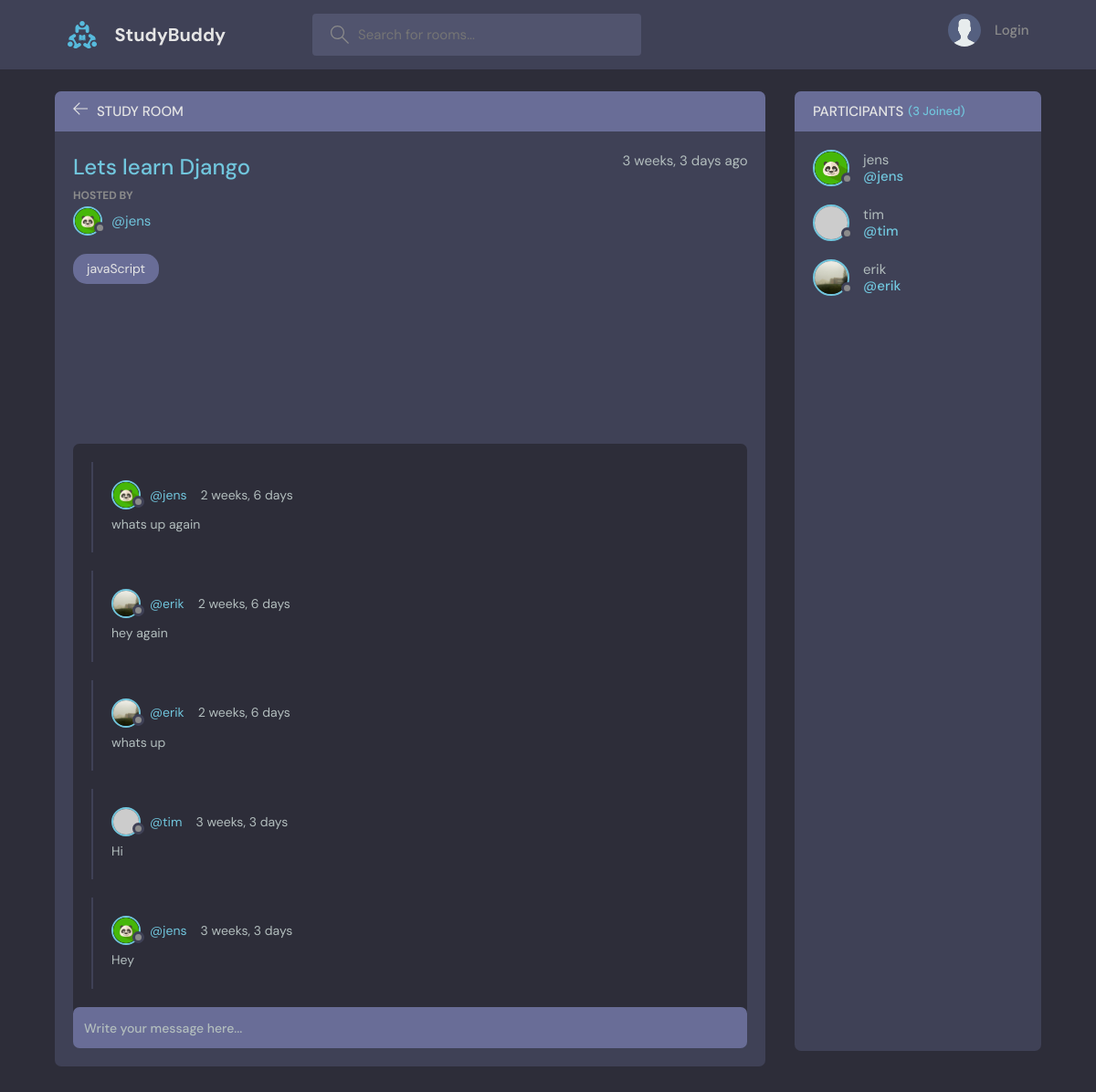
The page /room/1/ on the database its author committed.
### base/models.py (models this page shows, shortened)
class Room(models.Model):
    host = models.ForeignKey(User, on_delete=models.SET_NULL, null=True)
    topic = models.ForeignKey(Topic, on_delete=models.SET_NULL, null=True)
    name = models.CharField(max_length=200) # Navn på rommet
    description = models.TextField(null=True, blank=True) # Beskrivelse av rommet
    participants = models.ManyToManyField(User, related_name='participants', blank=True)
    updated = models.DateTimeField(auto_now=True) # Når rommet ble oppdatert
    created = models.DateTimeField(auto_now_add=True) # Når rommet ble opprettet
    class Meta:
        ordering = ['-updated', '-created']

class Profile(models.Model):
    user = models.OneToOneField(User, on_delete=models.CASCADE)
    bio = models.TextField(blank=True, null=True)
    profile_image = models.ImageField(upload_to='profile_images/', blank=True, null=True)

class Topic(models.Model):
    name = models.CharField(max_length=200)
    def __str__(self):
        return self.name

class Message(models.Model):
    user = models.ForeignKey(User, on_delete=models.CASCADE) # Brukeren som sendte meldingen
    room = models.ForeignKey(Room, on_delete=models.CASCADE) # Rommet meldingen ble sendt i
    body = models.TextField() # Innholdet i meldingen
    updated = models.DateTimeField(auto_now=True) # Når meldingen ble oppdatert
    created = models.DateTimeField(auto_now_add=True) # Når meldingen ble opprettet
    class Meta:
        ordering = ['-updated', '-created']

### base/views.py (the view, shortened to what this page needs)
# urls.py: path('room/<str:pk>/', views.room, name="room"),
def room(request, pk):
    room = Room.objects.get(id=pk)
    room_messages = room.message_set.all()
    participants = room.participants.all()
    context = {'room':room, 'room_messages': room_messages, 'participants': participants}
    return render(request, 'base/room.html', context)

### base/templates/base/room.html (shortened to what this page needs)
{% extends 'main.html' %}
{% block content %}
<main class="profile-page layout layout--2">
  <div class="container">
    <div class="room">
      <div class="room__top">
        <div class="room__topLeft">
          <a href="{{request.META.HTTP_REFERER}}">
            <svg version="1.1" xmlns="http://www.w3.org/2000/svg" width="32" height="32" viewBox="0 0 32 32">
              <title>arrow-left</title>
              <path
                d="M13.723 2.286l-13.723 13.714 13.719 13.714 1.616-1.611-10.96-10.96h27.625v-2.286h-27.625l10.965-10.965-1.616-1.607z"
              ></path>
            </svg>
          </a>
          <h3>Study Room</h3>
        </div>
      </div>
      <div class="room__box scroll">
        <div class="room__header scroll">
          <div class="room__info">
            <h3>{{room.name}}</h3>
            <span>{{room.created|timesince}} ago</span>
          </div>
          <div class="room__hosted">
            <p>Hosted By</p>
            <a href="{% url 'user-profile' room.host.id %}" class="room__author">
              <div class="avatar avatar--small">
                {% if room.host.profile.profile_image %}
                  <img src="{{ room.host.profile.profile_image.url }}" alt="{{ room.host.username }}'s profilbilde" />
                {% else %}
                  <img src="https://robohash.org/{{ room.host.username }}?set=set5&size=128x128" alt="Standard profilbilde">
                {% endif %}
              </div>
              <span>@{{room.host.username}}</span>
            </a>
          </div>
          <span class="room__topics">{{room.topic}}</span>
        </div>
        <div class="room__conversation">
          <div class="threads scroll">
            {% for message in room_messages %}
            <div class="thread">
              <div class="thread__top">
                <div class="thread__author">
                  <a href="{% url 'user-profile' message.user.id %}" class="thread__authorInfo">
                    <div class="avatar avatar--small">
                      {% if message.user.profile.profile_image %}
                        <img src="{{ message.user.profile.profile_image.url }}" alt="{{ message.user.username }}'s profilbilde" />
                      {% else %}
                        <img src="https://robohash.org/{{ message.user.username }}?set=set5&size=128x128" alt="Standard profilbilde">
                      {% endif %}
                    </div>
                    <span>@{{message.user.username}}</span>
                  </a>
                  <span class="thread__date">{{message.created|timesince}}</span>
                </div>
              </div>
              <div class="thread__details">
                {{message.body}}
              </div>
            </div>
            {% endfor %}
          </div>
        </div>
      </div>
      <div class="room__message">
        <form action="" method="POST">
          <input name="body" placeholder="Write your message here..." />
        </form>
      </div>
    </div>
    <div class="participants">
      <h3 class="participants__top">Participants <span>({{participants.count}} Joined)</span></h3>
      <div class="participants__list scroll">
        {% for user in participants %}
        <a href="{% url 'user-profile' user.id %}" class="participant">
          <div class="avatar avatar--medium">
            {% if user.profile.profile_image %}
              <img src="{{ user.profile.profile_image.url }}" alt="{{ user.username }}'s profilbilde" />
            {% else %}
              <img src="https://robohash.org/{{ user.username }}?set=set5&size=128x128" alt="Standard profilbilde">
            {% endif %}
          </div>
          <p>
            {{user.username}}
            <span>@{{user.username}}</span>
          </p>
        </a>
        {% endfor %}
      </div>
    </div>
  </div>
</main>
{% endblock %}

### rows shown on the page
Room: name "Lets learn Django", created "3 weeks, 3 days", host.profile.profile_image (picture), host.username "jens", topic "javaScript"
Message: user.profile.profile_image (picture), user.username "jens", created "2 weeks, 6 days", body "whats up again"
Message: user.profile.profile_image (picture), user.username "erik", created "2 weeks, 6 days", body "hey again"
Message: user.profile.profile_image (picture), user.username "erik", created "2 weeks, 6 days", body "whats up"
Message: user.username "tim", created "3 weeks, 3 days", body "Hi"
Message: user.profile.profile_image (picture), user.username "jens", created "3 weeks, 3 days", body "Hey"

### other values the page prints
{{ participants.count }} "3"
{{ user.username }} "jens"
{{ user.username }} "tim"
{{ user.username }} "erik"
